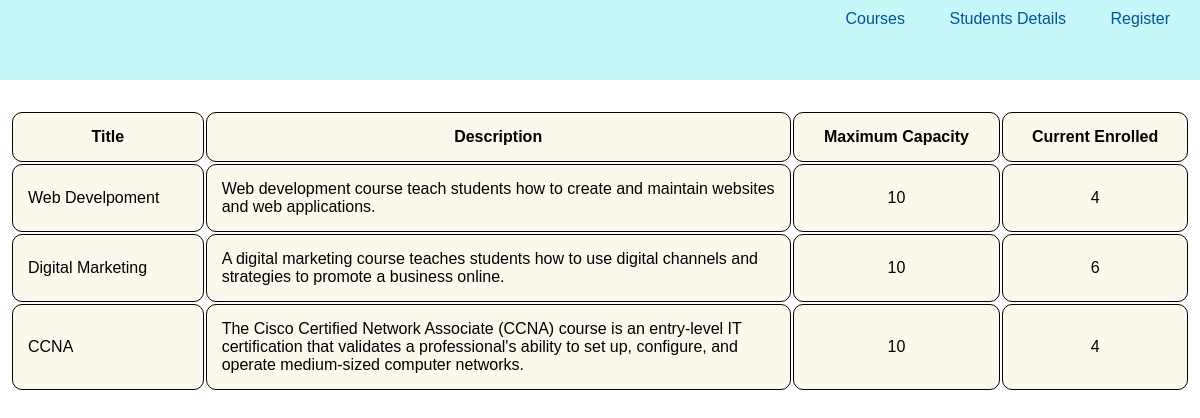
Before: / with the older database file.
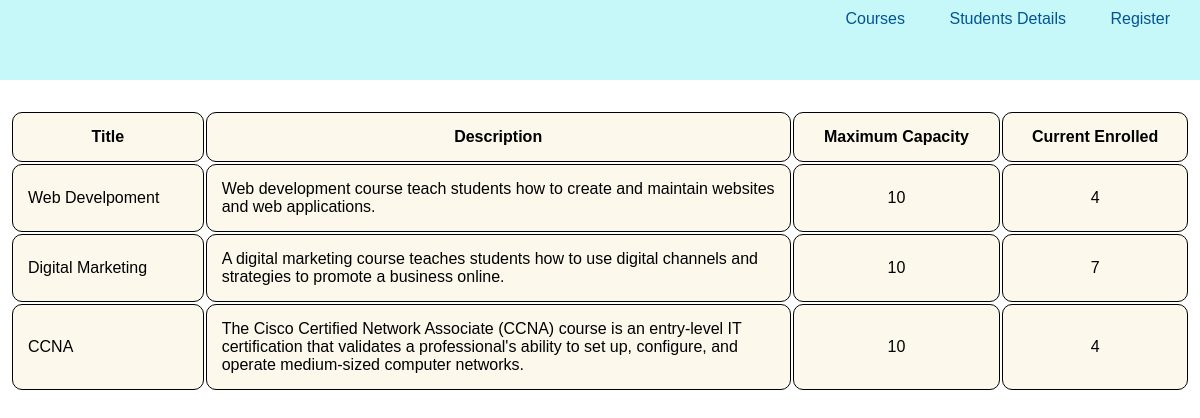
After: the same page with the newer database file.
### registration/models.py (models this page shows, shortened)
class Course(models.Model):
    title = models.CharField(max_length= 150)
    description = models.CharField(max_length= 300)
    maximum_capacity = models.IntegerField()
    current_enrolled = models.IntegerField(default=0)

### registration/views.py (the view)
# urls.py: path("",views.all_courses,name="home"),
def all_courses(request):
    courses = Course.objects.all()
    context = {"courses": courses, }
    return render(request, "registration/courses.html", context)

### registration/templates/registration/courses.html (shortened to what this page needs)
{% extends 'registration/base.html' %}
{% block content %}
    <table class="home-tabl">
      <tr>
        <th>Title</th>
        <th style="width: 50%">Description</th>
        <th>Maximum Capacity</th>
        <th>Current Enrolled</th>
      </tr>
      {% for course in courses %}
      <tr>
        <td><a href="{% url 'course_std' course.id %}" >{{ course.title }}</a></td>
        <td>{{ course.description }}</td>
        <td style="text-align: center">{{ course.maximum_capacity }}</td>
        <td style="text-align: center">{{ course.current_enrolled }}</td>
      </tr>
      {% endfor %}
    </table>
    {% endblock %}

Changed rows visible on the page:
changed Course "Digital Marketing": current_enrolled "6" → "7"
